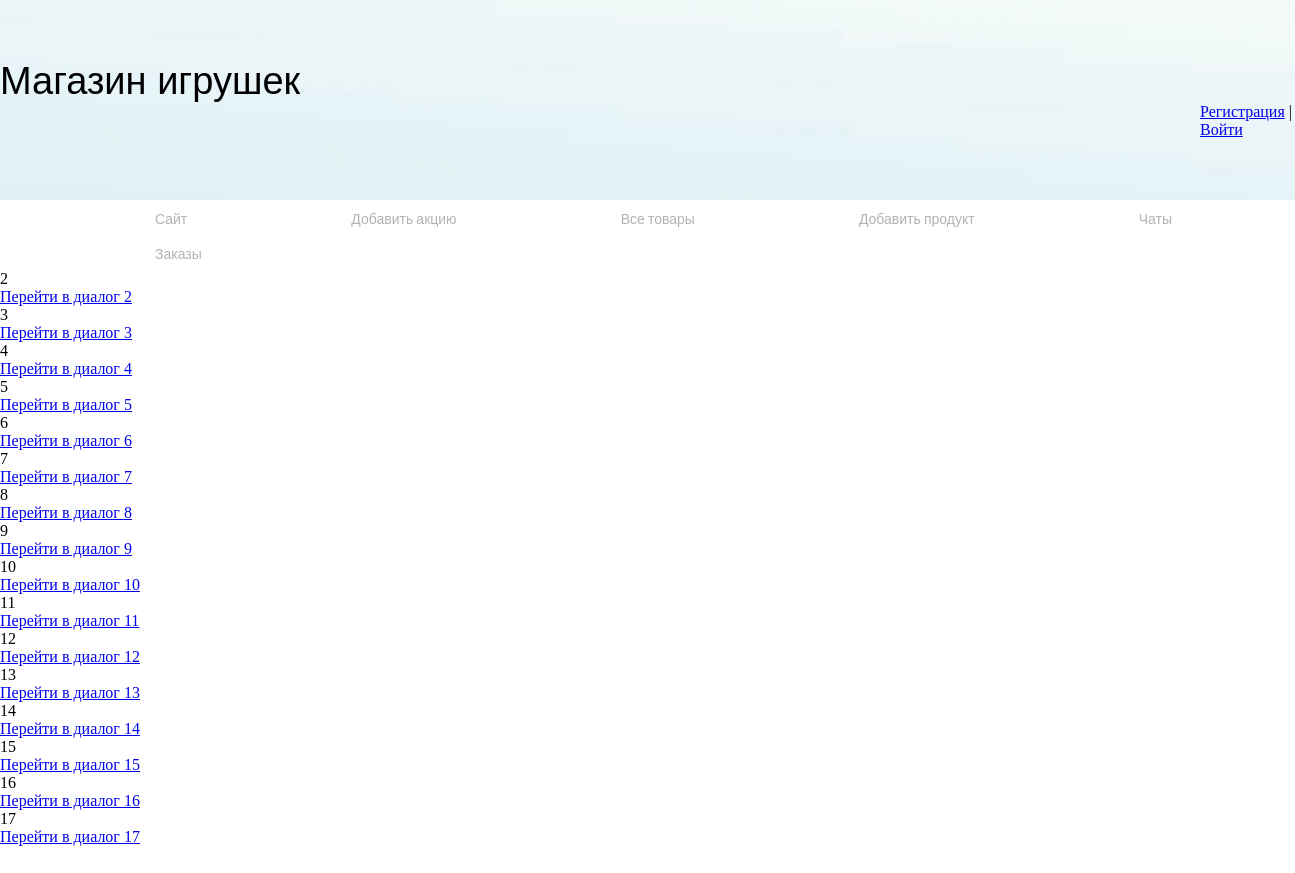
/admin_app/chats, run on an earlier commit of the app's database.
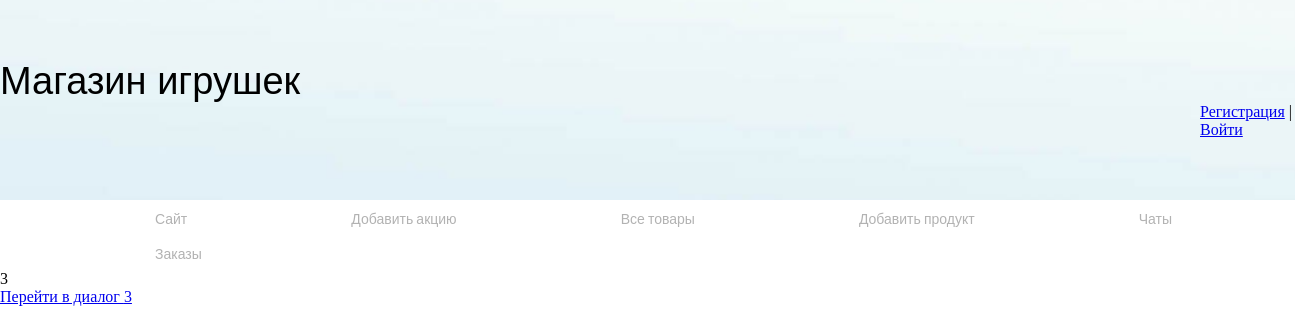
And on a later commit of the database.
### chat/models.py (models this page shows, shortened)
class ChatDialog(models.Model):
    start_date = models.DateTimeField('Дата создания', auto_now=True)
    is_active = models.BooleanField('Активность', default=False)
    user = models.ForeignKey('user.User', on_delete=models.CASCADE, verbose_name='пользователь',
                               related_name='user_dialogs', default='1')
    def __str__(self):
        return f'{self.start_date}'
    class Meta:
        verbose_name = 'Диалог'
        verbose_name_plural = 'Диалоги'

### admin_app/views.py (the view)
# urls.py: path('chats', views.chats, name='chats'),
def chats(request):
    chats = ChatDialog.objects.filter(is_active=True)
    print(chats)
    return render(request, 'admin_app/chats.html', {'chats': chats})

### cart/context_processors.py (called while the page is built)
def cart(request):
    return {'cart': Cart(request)}

### admin_app/templates/admin_app/chats.html (shortened to what this page needs)
{% extends "admin_app/base.html" %}
{% block content %}
{% for chat in chats %}
<p>{{chat.id}}</p>
<a href="{% url 'chat:room' chat.id %}">Перейти в диалог {{chat.id}}</a>
{% endfor %}
{% endblock %}

What changed in the data, as far as the page shows it:
removed ChatDialog: id "2"
removed ChatDialog: id "4"
no longer on this page (row edited): ChatDialog: id "5"
removed ChatDialog: id "6"
removed ChatDialog: id "7"
removed ChatDialog: id "8"
removed ChatDialog: id "9"
removed ChatDialog: id "10"
removed ChatDialog: id "11"
removed ChatDialog: id "12"
removed ChatDialog: id "13"
removed ChatDialog: id "14"
removed ChatDialog: id "15"
removed ChatDialog: id "16"
removed ChatDialog: id "17"
